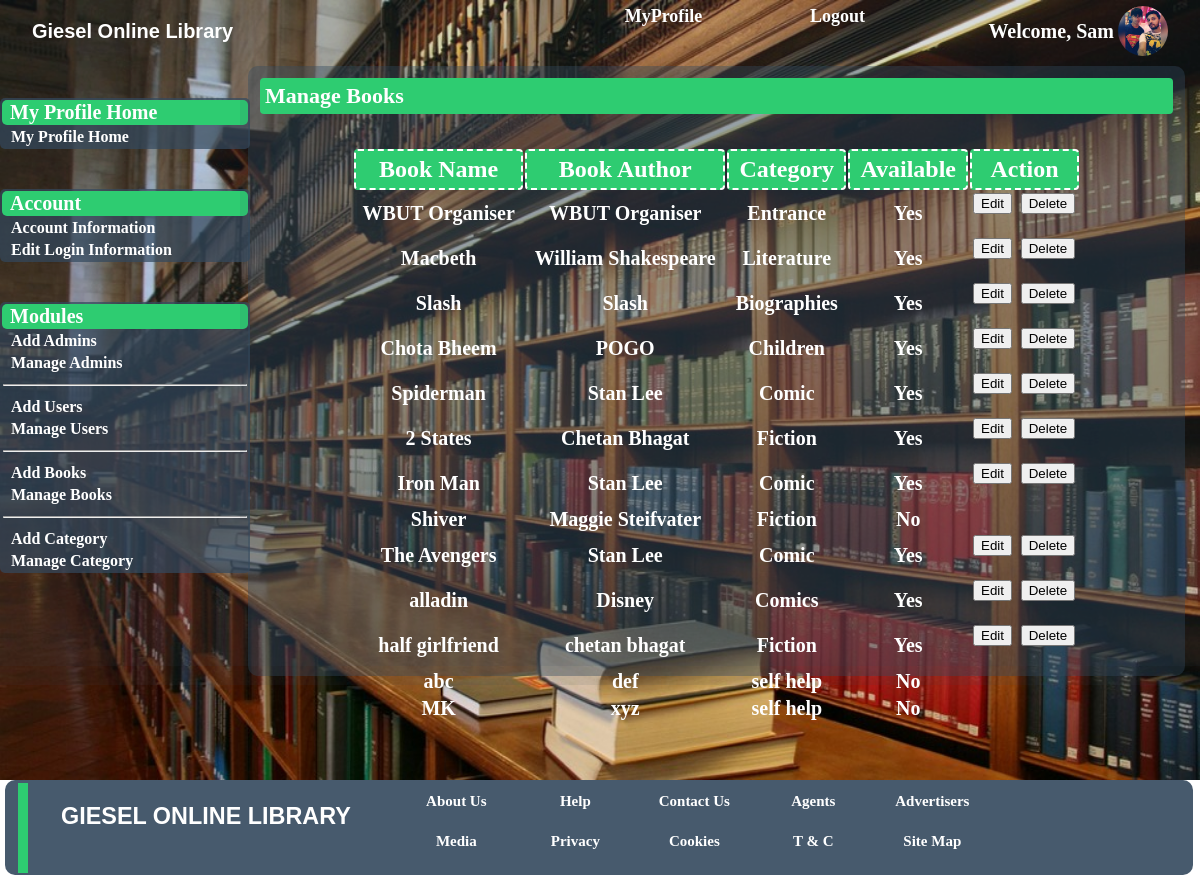
Screenshot of /include/manBook.php (signed in) with the database file from the repository.
### tables this page shows
CREATE TABLE `admin_tab` (
  `users_id` int(11) NOT NULL,
  `users_fname` varchar(255) NOT NULL,
  `users_lname` varchar(255) NOT NULL,
  `users_email` varchar(255) NOT NULL,
  `users_pwd` varchar(255) NOT NULL,
  `users_jd` varchar(255) NOT NULL,
  `cl` varchar(255) NOT NULL,
  `ai` varchar(255) NOT NULL,
  `sec_ques` varchar(255) NOT NULL,
  `users_dp` varchar(255) NOT NULL
);

CREATE TABLE `books_tab` (
  `books_id` int(11) NOT NULL,
  `books_name` varchar(255) NOT NULL,
  `books_author` varchar(255) NOT NULL,
  `books_category` varchar(255) NOT NULL,
  `ISBN` varchar(11) NOT NULL,
  `availability` tinyint(1) NOT NULL
);

### include/manBook.php (the view, shortened to what this page needs)
<?php
	$sql = "SELECT * FROM books_tab";
	$query = mysql_query($sql) or die(mysql_error());
?>
<html>
<head>
	<link rel="stylesheet" type="text/css" href="admin.css">
	<link rel="stylesheet" type="text/css" href="user.css">
</head>
<body>
<div id="wrapper">
	<div id="header">
		<table>
				<tr>
					<td align="center" class="name">
						Giesel Online Library
					</td>
					<td align="right">
						<ul>
							<li><a href="adminPage.php">MyProfile</a></li>
							<li><a href="destroy.php">Logout</a></li>
						</ul>
					</td>
					<td>
						<table>
							<tr>
								<td align="right">
									<p style="color: white; font-size: 20px; font-weight: bold;">Welcome, <?php echo $_SESSION['name'] ?></p>
								</td>
								<td>
									<?php
										$email = $_SESSION['email'];
										$sql = "SELECT users_dp FROM admin_tab WHERE users_email = '$email' ";
										$res = mysql_query($sql);
										$row = mysql_fetch_array($res);
										$img = $row['users_dp'];
										echo "<img src='".$img."'height='50' width='50' style= 'border-radius: 50%'/>";
									?>
								</td>
							</tr>
						</table>
					</td>
				</tr>
		</table>
	</div>
	<div id="con">
		<div id="leftPanel">
			<table align="center">
				<th>My Profile Home</th>
				<tr>
					<td>
						<a href="adminPage.php">My Profile Home</a>
					</td>
				</tr>
			</table>
			<table align="center">
				<th>Account</th>
				<tr>
					<td>
						<a href="accInfo.php">Account Information</a>
					</td>
				</tr>
				<tr>
					<td>
						<a href="admineditInfo.php">Edit Login Information</a>
					</td>
				</tr>
			</table>
			<table align="center">
				<th>Modules</th>
				<tr>
					<td>
						<a href="addAdmin.php">Add Admins</a>
					</td>
				</tr>
				<tr>
					<td>
						<a href="manAdmin.php">Manage Admins</a>
					</td>
				</tr>
				<tr>
					<td>
						<hr />
					</td>
				</tr>
				<tr>
					<td>
						<a href="addUser.php">Add Users</a>
					</td>
				</tr>
				<tr>
					<td>
						<a href="manUser.php">Manage Users</a>
					</td>
				</tr>
				<tr>
					<td>
						<hr />
					</td>
				</tr>
				<tr>
					<td>
						<a href="addBook.php">Add Books</a>
					</td>
				</tr>
				<tr>
					<td>
						<a href="manBook.php">Manage Books</a>
					</td>
				</tr>
				<tr>
					<td>
						<hr />
					</td>
				</tr>
				<tr>
					<td>
						<a href="addCategory.php">Add Category</a>
					</td>
				</tr>
				<tr>
					<td>
						<a href="manCategory.php">Manage Category</a>
					</td>
				</tr>
			</table>
		</div>
		<div id="rightPanel">
			<div id="content">
				<table align="center">
						<th colspan="5">Manage Books</th>
						<tr>
						<td>
							<div id="tab">
								<table align="center">
								<th>Book Name</th>
								<th>Book Author</th>
								<th>Category</th>
								<th>Available</th>
								<th colspan="2">Action</th>
								<?php while($row = mysql_fetch_array($query)) { ?>
									<tr>
										<td align="center"><?php echo $row['books_name']; ?></td>
										<td align="center"><?php echo $row['books_author']; ?></td>
										<td align="center"><?php echo $row['books_category']; ?></td>
										<td align="center"><?php
										if($row['availability']==1){
											echo "Yes";
										}
										else{
											echo "No";
										}
										 ?>
										</td>
										<td align="center"><?php
										if($row['availability']==1){
											$id = $row['books_name'];
											echo "<form action=\"\" method=\"POST\"><input type=\"hidden\" name=\"item\" value=\"$id\">
											<input type=\"submit\" name=\"edit\" value=\"Edit\"></form>";
										}
										?>
										</td>
										<td align="center"><?php
										if($row['availability']==1){
											$id = $row['books_name'];
											echo "<form action=\"\" method=\"POST\"><input type=\"hidden\" name=\"item\" value=\"$id\">
											<input type=\"submit\" name=\"delete\" value=\"Delete\"></form>";
										}
										?>
										</td>
									</tr>
							<?php	}	?>
							</table>
							</div>
						</td>
					</tr>
				</table>
			</div>
		</div>
		</div>
	</div>
	<div id="footer">
		<div id="footcon">
			<table>
				<tr>
					<td>
						<div id="block"> </div>
					</td>
					<td align="center" class="name">
						<h3>GIESEL ONLINE LIBRARY</h3>
					</td>
					<td align="right">
					<ul>
						<li><a>About Us</a></li>
						<li><a>Help</a></li>
						<li><a>Contact Us</a></li>
						<li><a>Agents</a></li>
						<li><a>Advertisers</a></li>
						<li><a>Media</a></li>
						<li><a>Privacy</a></li>
						<li><a>Cookies</a></li>
						<li><a>T & C</a></li>
						<li><a>Site Map</a></li>
					</ul>
					</td>
				</tr>
			</table>
		</div>
	</div>
</body>
</html>

### include/admin.css (style rules this page uses)
body { margin: 0px auto; padding: 0px auto; }
#wrapper { width: 100%; height: 780px; background-image: url('../img/adPanel.jpg'); background-repeat: no-repeat; background-size: 100% 100%; float: left; }
#header { position: absolute; height: 58px; width: 100%; background-color: rgba(52, 73, 94, 0.1); }
#header table { width: 100%; height: 50px; border: none; }
.name { color: #fff; font-size: 20px; text-align: left; font-family: Arial; padding-left: 30px; font-weight: bold; }
#header ul { list-style: none; display: block; }
#header table ul li { display: inline-block; margin-left: 15px; margin-right: 5px; padding: 15px; padding-top: 2px; border: none; width: 120px; font-weight: bold; text-align: center; position: relative; cursor: pointer; z-index: 999; }
#header ul li a { color: white; text-decoration: none; font-size: 18px; }
#header ul li::before { position: absolute; content: ""; width: 100%; height: 0; margin-bottom: 6px; background-color: rgba(39, 174, 96, 1); left: 0; bottom: 0; transition: all 0.3s; z-index: -1; }
#con { width: 100%; height: 685px; background-color: rgba(52, 73, 94, 0.1); }
#leftPanel { margin-top: 58px; width: 20%; height: 608px; border: none; float: left; background-color: rgba(52, 73, 94, 0.1); }
#leftPanel table { border-radius: 5px; width: 250px; margin-top: 40px; background-color: rgba(52, 73, 94, 0.7); }
#leftPanel table th { padding-left: 8px; color: #fff; border-radius: 5px; font-size: 20px; text-align: left; background-color: #2ECC71; }
#leftPanel table a { padding-left: 8px; text-decoration: none; color: #fff; font-weight: bold; }
#rightPanel { margin-top: 58px; width: 80%; height: 608px; border: none; background-color: rgba(52, 73, 94, 0.1); float: left; }
#content { border: none; margin: 8px; height: 590px; margin-right: 15px; border-radius: 10px; background-color: rgba(52, 73, 94, 0.4); }
#footer { margin: 0px auto; width: 100%; height: 90px; float: left; }
#footcon { color: white; margin-left: 5px; width: 99%; height: 95px; padding: 0px auto; border: none; border-radius: 10px; background-color: rgba(52, 73, 94, 0.9); }
#block { margin-top: 0px; padding: 0px auto; margin-left: 10px; height: 90px; width: 10px; border: none; background-color: #2ECC71; float: left; }
#footcon ul { list-style: none; display: block; margin: 0px auto; padding: 0px auto; border: none; width: 600px; }
#footcon ul li { display: inline-block; margin: 5px; margin-right: 15px; padding: 10px; padding-top: 0px; border: none; width: 75px; height: 20px; font-weight: bold; text-align: center; cursor: pointer; }
#footcon ul li a { color: white; text-decoration: none; font-size: 15px; }

### include/user.css (style rules this page uses)
#content { padding: 10px; }
#content table { width: 100%; }
#content table th { margin-top: 20px; margin-left: 10px; font-size: 22px; color: white; background-color: #2ECC71; padding: 5px; text-align: left; border-radius: 4px; }
#tab table { width: 80%; margin-top: 30px; }
#tab table th { border: 2px dashed white; font-size: 24px; color: white; margin-right: 6px; background-color: #2ECC71; padding: 5px; text-align: center; }
#tab table td { font-size: 20px; color: white; font-weight: bold; }

### rows the page displays
admin_tab: users_dp (picture)
books_tab: books_name "WBUT Organiser", books_author "WBUT Organiser", books_category "Entrance", availability "Yes"
books_tab: books_name "Macbeth", books_author "William Shakespeare", books_category "Literature", availability "Yes"
books_tab: books_name "Slash", books_author "Slash", books_category "Biographies", availability "Yes"
books_tab: books_name "Chota Bheem", books_author "POGO", books_category "Children", availability "Yes"
books_tab: books_name "Spiderman", books_author "Stan Lee", books_category "Comic", availability "Yes"
books_tab: books_name "2 States", books_author "Chetan Bhagat", books_category "Fiction", availability "Yes"
books_tab: books_name "Iron Man", books_author "Stan Lee", books_category "Comic", availability "Yes"
books_tab: books_name "Shiver", books_author "Maggie Steifvater", books_category "Fiction", availability "No"
books_tab: books_name "The Avengers", books_author "Stan Lee", books_category "Comic", availability "Yes"
books_tab: books_name "alladin", books_author "Disney", books_category "Comics", availability "Yes"
books_tab: books_name "half girlfriend", books_author "chetan bhagat", books_category "Fiction", availability "Yes"
books_tab: books_name "abc", books_author "def", books_category "self help", availability "No"
books_tab: books_name "MK", books_author "xyz", books_category "self help", availability "No"

### other values shown
$_SESSION['name'] "Sam"
